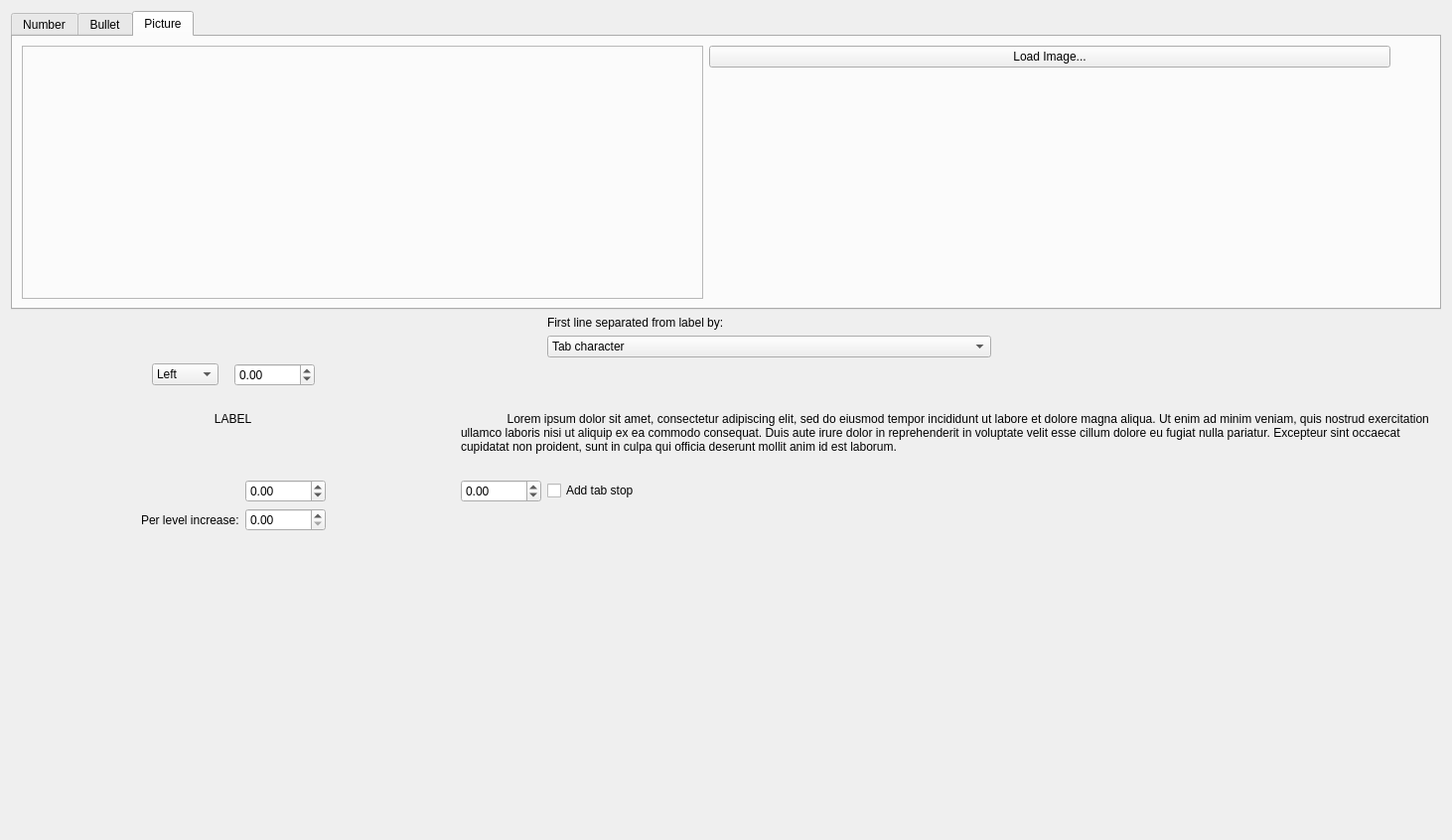
<?xml version="1.0" encoding="UTF-8"?>
<ui version="4.0">
 <class>ListLevelWidget</class>
 <widget class="QWidget" name="ListLevelWidget">
  <property name="geometry">
   <rect>
    <x>0</x>
    <y>0</y>
    <width>1462</width>
    <height>846</height>
   </rect>
  </property>
  <property name="whatsThis">
   <string>&lt;p&gt;&lt;ul&gt;&lt;li&gt;&lt;b&gt;Single&lt;/b&gt;: The normal linespacing&lt;/li&gt;&lt;/ul&gt;&lt;/p&gt; </string>
  </property>
  <layout class="QGridLayout" name="gridLayout_4">
   <property name="sizeConstraint">
    <enum>QLayout::SetMinAndMaxSize</enum>
   </property>
   <item row="4" column="0">
    <spacer name="verticalSpacer_2">
     <property name="orientation">
      <enum>Qt::Vertical</enum>
     </property>
     <property name="sizeType">
      <enum>QSizePolicy::MinimumExpanding</enum>
     </property>
     <property name="sizeHint" stdset="0">
      <size>
       <width>0</width>
       <height>0</height>
      </size>
     </property>
    </spacer>
   </item>
   <item row="1" column="0">
    <layout class="QGridLayout" name="geometryGrid">
     <item row="7" column="3">
      <widget class="QCheckBox" name="addTabStop">
       <property name="sizePolicy">
        <sizepolicy hsizetype="Expanding" vsizetype="Fixed">
         <horstretch>0</horstretch>
         <verstretch>0</verstretch>
        </sizepolicy>
       </property>
       <property name="text">
        <string>Add tab stop</string>
       </property>
      </widget>
     </item>
     <item row="7" column="2">
      <widget class="QDoubleSpinBox" name="relativeTabStop">
       <property name="sizePolicy">
        <sizepolicy hsizetype="Fixed" vsizetype="Fixed">
         <horstretch>0</horstretch>
         <verstretch>0</verstretch>
        </sizepolicy>
       </property>
       <property name="minimum">
        <double>-99999.000000000000000</double>
       </property>
       <property name="maximum">
        <double>999.990000000000009</double>
       </property>
      </widget>
     </item>
     <item row="2" column="3">
      <widget class="QComboBox" name="labelFollowedBy">
       <item>
        <property name="text">
         <string>Tab character</string>
        </property>
       </item>
       <item>
        <property name="text">
         <string>Space character</string>
        </property>
       </item>
       <item>
        <property name="text">
         <string>Nothing</string>
        </property>
       </item>
      </widget>
     </item>
     <item row="5" column="2" colspan="3">
      <widget class="QLabel" name="loremIpsum">
       <property name="sizePolicy">
        <sizepolicy hsizetype="Expanding" vsizetype="Preferred">
         <horstretch>0</horstretch>
         <verstretch>0</verstretch>
        </sizepolicy>
       </property>
       <property name="text">
        <string>              Lorem ipsum dolor sit amet, consectetur adipiscing elit, sed do eiusmod tempor incididunt ut labore et dolore magna aliqua. Ut enim ad minim veniam, quis nostrud exercitation ullamco laboris nisi ut aliquip ex ea commodo consequat. Duis aute irure dolor in reprehenderit in voluptate velit esse cillum dolore eu fugiat nulla pariatur. Excepteur sint occaecat cupidatat non proident, sunt in culpa qui officia deserunt mollit anim id est laborum.</string>
       </property>
       <property name="alignment">
        <set>Qt::AlignLeading|Qt::AlignLeft|Qt::AlignTop</set>
       </property>
       <property name="wordWrap">
        <bool>true</bool>
       </property>
      </widget>
     </item>
     <item row="5" column="0">
      <widget class="QLabel" name="labelLabel">
       <property name="sizePolicy">
        <sizepolicy hsizetype="Expanding" vsizetype="Preferred">
         <horstretch>0</horstretch>
         <verstretch>0</verstretch>
        </sizepolicy>
       </property>
       <property name="contextMenuPolicy">
        <enum>Qt::PreventContextMenu</enum>
       </property>
       <property name="text">
        <string>LABEL</string>
       </property>
       <property name="alignment">
        <set>Qt::AlignHCenter|Qt::AlignTop</set>
       </property>
      </widget>
     </item>
     <item row="4" column="2">
      <spacer name="aboveLoremSpacer">
       <property name="orientation">
        <enum>Qt::Vertical</enum>
       </property>
       <property name="sizeType">
        <enum>QSizePolicy::Fixed</enum>
       </property>
       <property name="sizeHint" stdset="0">
        <size>
         <width>20</width>
         <height>20</height>
        </size>
       </property>
      </spacer>
     </item>
     <item row="1" column="3">
      <widget class="QLabel" name="tabStopLabel">
       <property name="sizePolicy">
        <sizepolicy hsizetype="Fixed" vsizetype="Preferred">
         <horstretch>0</horstretch>
         <verstretch>0</verstretch>
        </sizepolicy>
       </property>
       <property name="text">
        <string>First line separated from label by:</string>
       </property>
      </widget>
     </item>
     <item row="2" column="4">
      <spacer name="horizontalSpacer_7">
       <property name="orientation">
        <enum>Qt::Horizontal</enum>
       </property>
       <property name="sizeHint" stdset="0">
        <size>
         <width>0</width>
         <height>20</height>
        </size>
       </property>
      </spacer>
     </item>
     <item row="3" column="0">
      <layout class="QGridLayout" name="distanceGrid">
       <item row="0" column="2">
        <spacer name="horizontalSpacer_4">
         <property name="orientation">
          <enum>Qt::Horizontal</enum>
         </property>
         <property name="sizeType">
          <enum>QSizePolicy::Fixed</enum>
         </property>
         <property name="sizeHint" stdset="0">
          <size>
           <width>10</width>
           <height>0</height>
          </size>
         </property>
        </spacer>
       </item>
       <item row="0" column="3">
        <widget class="KoUnitDoubleSpinBox" name="distance">
         <property name="sizePolicy">
          <sizepolicy hsizetype="Fixed" vsizetype="Fixed">
           <horstretch>0</horstretch>
           <verstretch>0</verstretch>
          </sizepolicy>
         </property>
         <property name="minimum">
          <double>-99999.000000000000000</double>
         </property>
         <property name="maximum">
          <double>999.990000000000009</double>
         </property>
        </widget>
       </item>
       <item row="0" column="1">
        <widget class="QComboBox" name="alignment">
         <item>
          <property name="text">
           <string>Left</string>
          </property>
         </item>
         <item>
          <property name="text">
           <string>Center</string>
          </property>
         </item>
         <item>
          <property name="text">
           <string>Right</string>
          </property>
         </item>
        </widget>
       </item>
       <item row="0" column="0">
        <spacer name="horizontalSpacer_12">
         <property name="orientation">
          <enum>Qt::Horizontal</enum>
         </property>
         <property name="sizeType">
          <enum>QSizePolicy::MinimumExpanding</enum>
         </property>
         <property name="sizeHint" stdset="0">
          <size>
           <width>80</width>
           <height>20</height>
          </size>
         </property>
        </spacer>
       </item>
       <item row="0" column="4">
        <spacer name="horizontalSpacer_2">
         <property name="orientation">
          <enum>Qt::Horizontal</enum>
         </property>
         <property name="sizeType">
          <enum>QSizePolicy::Expanding</enum>
         </property>
         <property name="sizeHint" stdset="0">
          <size>
           <width>10</width>
           <height>0</height>
          </size>
         </property>
        </spacer>
       </item>
      </layout>
     </item>
     <item row="6" column="2">
      <spacer name="verticalSpacer">
       <property name="orientation">
        <enum>Qt::Vertical</enum>
       </property>
       <property name="sizeType">
        <enum>QSizePolicy::Fixed</enum>
       </property>
       <property name="sizeHint" stdset="0">
        <size>
         <width>20</width>
         <height>20</height>
        </size>
       </property>
      </spacer>
     </item>
     <item row="7" column="0" rowspan="2">
      <layout class="QGridLayout" name="indentGrid">
       <item row="0" column="0">
        <spacer name="horizontalSpacer_9">
         <property name="orientation">
          <enum>Qt::Horizontal</enum>
         </property>
         <property name="sizeHint" stdset="0">
          <size>
           <width>40</width>
           <height>20</height>
          </size>
         </property>
        </spacer>
       </item>
       <item row="0" column="3">
        <spacer name="horizontalSpacer_10">
         <property name="orientation">
          <enum>Qt::Horizontal</enum>
         </property>
         <property name="sizeHint" stdset="0">
          <size>
           <width>40</width>
           <height>20</height>
          </size>
         </property>
        </spacer>
       </item>
       <item row="1" column="1">
        <widget class="QLabel" name="increaseLabel">
         <property name="text">
          <string>Per level increase:</string>
         </property>
        </widget>
       </item>
       <item row="0" column="2">
        <widget class="QDoubleSpinBox" name="blockIndent">
         <property name="sizePolicy">
          <sizepolicy hsizetype="Fixed" vsizetype="Fixed">
           <horstretch>0</horstretch>
           <verstretch>0</verstretch>
          </sizepolicy>
         </property>
         <property name="minimum">
          <double>-99999.000000000000000</double>
         </property>
         <property name="maximum">
          <double>999.990000000000009</double>
         </property>
        </widget>
       </item>
       <item row="1" column="2">
        <widget class="QDoubleSpinBox" name="blockIndentIncrease"/>
       </item>
      </layout>
     </item>
    </layout>
   </item>
   <item row="0" column="0">
    <widget class="QTabWidget" name="tabWidget">
     <property name="currentIndex">
      <number>2</number>
     </property>
     <widget class="QWidget" name="numberTab">
      <attribute name="title">
       <string>Number</string>
      </attribute>
      <layout class="QGridLayout" name="gridLayout">
       <item row="1" column="2">
        <widget class="QComboBox" name="format">
         <property name="minimumContentsLength">
          <number>9</number>
         </property>
        </widget>
       </item>
       <item row="1" column="3">
        <widget class="QLineEdit" name="suffix">
         <property name="sizePolicy">
          <sizepolicy hsizetype="Preferred" vsizetype="Fixed">
           <horstretch>0</horstretch>
           <verstretch>0</verstretch>
          </sizepolicy>
         </property>
        </widget>
       </item>
       <item row="1" column="0" colspan="2">
        <widget class="QLineEdit" name="prefix"/>
       </item>
       <item row="0" column="2">
        <widget class="QLabel" name="label_4">
         <property name="sizePolicy">
          <sizepolicy hsizetype="Preferred" vsizetype="Fixed">
           <horstretch>0</horstretch>
           <verstretch>0</verstretch>
          </sizepolicy>
         </property>
         <property name="text">
          <string>Format:</string>
         </property>
        </widget>
       </item>
       <item row="0" column="3">
        <widget class="QLabel" name="label_5">
         <property name="text">
          <string>Suffix:</string>
         </property>
        </widget>
       </item>
       <item row="2" column="1">
        <widget class="QSpinBox" name="displayLevels">
         <property name="minimum">
          <number>1</number>
         </property>
         <property name="maximum">
          <number>9</number>
         </property>
        </widget>
       </item>
       <item row="0" column="0">
        <widget class="QLabel" name="label_3">
         <property name="sizePolicy">
          <sizepolicy hsizetype="Preferred" vsizetype="Fixed">
           <horstretch>0</horstretch>
           <verstretch>0</verstretch>
          </sizepolicy>
         </property>
         <property name="text">
          <string>Prefix:</string>
         </property>
        </widget>
       </item>
       <item row="1" column="4">
        <spacer name="horizontalSpacer_11">
         <property name="orientation">
          <enum>Qt::Horizontal</enum>
         </property>
         <property name="sizeHint" stdset="0">
          <size>
           <width>714</width>
           <height>20</height>
          </size>
         </property>
        </spacer>
       </item>
       <item row="4" column="0">
        <spacer name="verticalSpacer_4">
         <property name="orientation">
          <enum>Qt::Vertical</enum>
         </property>
         <property name="sizeHint" stdset="0">
          <size>
           <width>20</width>
           <height>0</height>
          </size>
         </property>
        </spacer>
       </item>
       <item row="2" column="0">
        <widget class="QLabel" name="label">
         <property name="text">
          <string>Display levels above:</string>
         </property>
        </widget>
       </item>
       <item row="3" column="0">
        <widget class="QCheckBox" name="synchro">
         <property name="text">
          <string>Letter synchronization</string>
         </property>
        </widget>
       </item>
      </layout>
      <zorder>displayLevels</zorder>
      <zorder>label_3</zorder>
      <zorder>format</zorder>
      <zorder>suffix</zorder>
      <zorder>prefix</zorder>
      <zorder>label_4</zorder>
      <zorder>label_5</zorder>
      <zorder>verticalSpacer_4</zorder>
      <zorder>label</zorder>
      <zorder>synchro</zorder>
     </widget>
     <widget class="QWidget" name="bulletTab">
      <attribute name="title">
       <string>Bullet</string>
      </attribute>
     </widget>
     <widget class="QWidget" name="imageTab">
      <attribute name="title">
       <string>Picture</string>
      </attribute>
      <layout class="QGridLayout" name="gridLayout_2">
       <item row="0" column="2">
        <spacer name="horizontalSpacer">
         <property name="orientation">
          <enum>Qt::Horizontal</enum>
         </property>
         <property name="sizeType">
          <enum>QSizePolicy::Minimum</enum>
         </property>
         <property name="sizeHint" stdset="0">
          <size>
           <width>40</width>
           <height>20</height>
          </size>
         </property>
        </spacer>
       </item>
       <item row="0" column="1">
        <widget class="QPushButton" name="pushButton">
         <property name="text">
          <string>Load Image...</string>
         </property>
        </widget>
       </item>
       <item row="1" column="1">
        <spacer name="verticalSpacer_3">
         <property name="orientation">
          <enum>Qt::Vertical</enum>
         </property>
         <property name="sizeHint" stdset="0">
          <size>
           <width>20</width>
           <height>40</height>
          </size>
         </property>
        </spacer>
       </item>
       <item row="0" column="0" rowspan="2">
        <widget class="QFrame" name="imageFrame">
         <property name="frameShape">
          <enum>QFrame::StyledPanel</enum>
         </property>
         <property name="frameShadow">
          <enum>QFrame::Sunken</enum>
         </property>
        </widget>
       </item>
      </layout>
     </widget>
    </widget>
   </item>
  </layout>
 </widget>
 <customwidgets>
  <customwidget>
   <class>KoUnitDoubleSpinBox</class>
   <extends>QDoubleSpinBox</extends>
   <header>KoUnitDoubleSpinBox.h</header>
  </customwidget>
 </customwidgets>
 <resources/>
 <connections/>
</ui>
